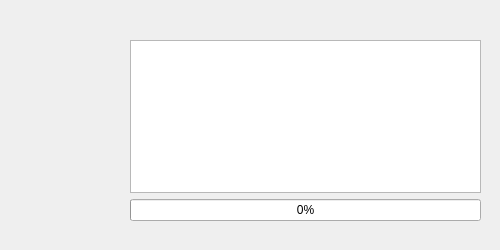
<?xml version="1.0" encoding="UTF-8"?>
<ui version="4.0">
 <class>airLifeDialog::AirLifeRunningDialog</class>
 <widget class="QDialog" name="airLifeDialog::AirLifeRunningDialog">
  <property name="windowModality">
   <enum>Qt::NonModal</enum>
  </property>
  <property name="geometry">
   <rect>
    <x>0</x>
    <y>0</y>
    <width>500</width>
    <height>250</height>
   </rect>
  </property>
  <property name="minimumSize">
   <size>
    <width>500</width>
    <height>250</height>
   </size>
  </property>
  <property name="maximumSize">
   <size>
    <width>500</width>
    <height>250</height>
   </size>
  </property>
  <property name="windowTitle">
   <string>运行中</string>
  </property>
  <property name="windowIcon">
   <iconset>
    <activeon>:/Logo/airLifeLogo.ico</activeon>
   </iconset>
  </property>
  <property name="inputMethodHints">
   <set>Qt::ImhNone</set>
  </property>
  <widget class="QWidget" name="verticalLayoutWidget">
   <property name="geometry">
    <rect>
     <x>130</x>
     <y>40</y>
     <width>351</width>
     <height>181</height>
    </rect>
   </property>
   <layout class="QVBoxLayout" name="verticalLayout">
    <item>
     <widget class="QTextBrowser" name="airLifeLogOutput">
      <property name="placeholderText">
       <string/>
      </property>
     </widget>
    </item>
    <item>
     <widget class="QProgressBar" name="airLifeProgressBar">
      <property name="value">
       <number>0</number>
      </property>
     </widget>
    </item>
   </layout>
  </widget>
  <widget class="QLabel" name="airLifeImageLabel">
   <property name="geometry">
    <rect>
     <x>30</x>
     <y>60</y>
     <width>71</width>
     <height>71</height>
    </rect>
   </property>
   <property name="text">
    <string/>
   </property>
   <property name="pixmap">
    <pixmap resource="../../../resource/resource.qrc">:/Appimg/SymbolsInfo.png</pixmap>
   </property>
   <property name="scaledContents">
    <bool>true</bool>
   </property>
  </widget>
 </widget>
 <resources>
  <include location="../../../resource/resource.qrc"/>
 </resources>
 <connections/>
</ui>
